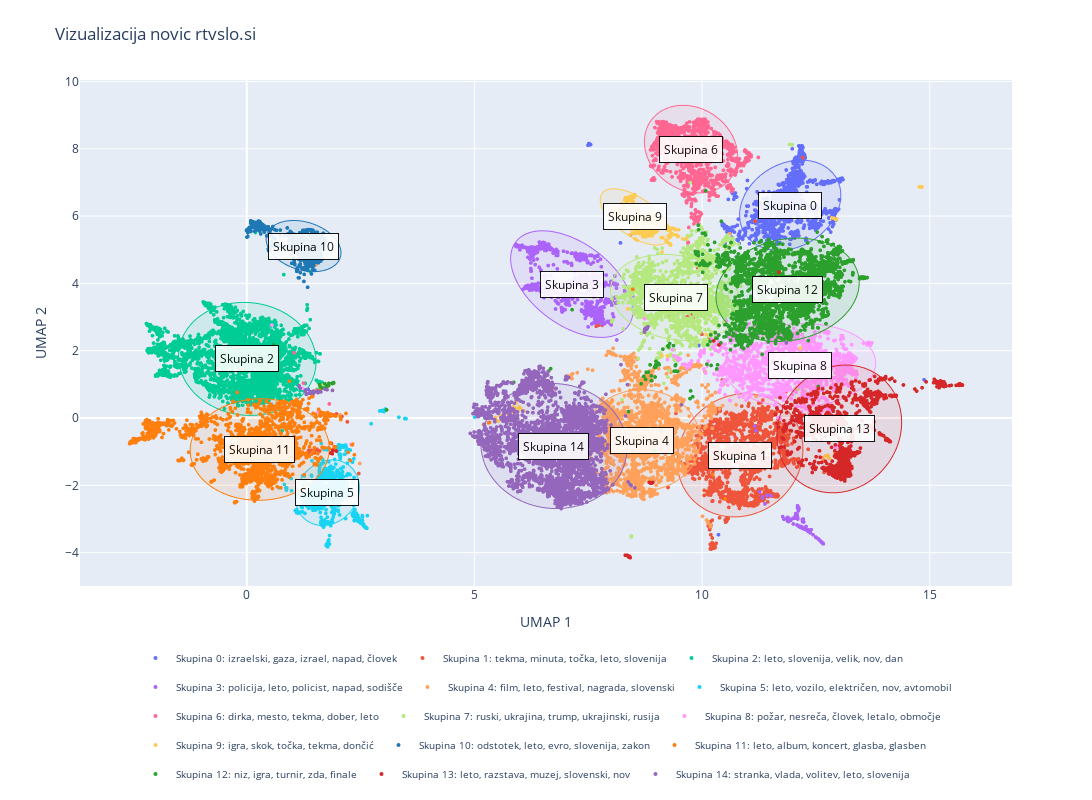

The cell this chart's notebook holds for it:
### Code cell
cached_all = False
cached = True

if not cached_all:
    print("downloading necessary stuff...")
    nltk.download('punkt')
    nltk.download('stopwords')
    nltk.download('wordnet')

    stop_words = set(stopwords.words('slovene'))

print("loading articles...")

sbert_clusters = cluster_with_kmeans(umap_25d, n_clusters=15, random_state=46)

preprocessed_texts = load_preprocessed()
tokenized_texts = [text.split() for text in preprocessed_texts]

print("extracting keywords...")
if cached_all:
    keywords_per_cluster = np.load("extracted_keywords_final.npy", allow_pickle=True).item()
    sbert_clusters = np.load("sbert_clusters_final.npy")

elif cached:
    keywords_per_cluster = np.load("extracted_keywords_final.npy", allow_pickle=True).item()

    # verify if cluster sequence is the same as the one expected in imported dictionary
    unique_clusters = np.unique(sbert_clusters[sbert_clusters >= 0])
    for cluster_label in unique_clusters:
        cluster_texts = [preprocessed_texts[i] for i in range(len(tokenized_texts)) if sbert_clusters[i] == cluster_label]
        tfidf_keywords = extract_tfidf_keywords(cluster_texts, list(stop_words))

        if keywords_per_cluster[cluster_label]['tfidf'][:2] == tfidf_keywords[:2]:
            print("cluster ", cluster_label, " done")
        else:
            print("cluster ", cluster_label, " didn't match")
else:
    print("downloading keybert...")
    keybert_model = KeyBERT(model='sentence-transformers/paraphrase-multilingual-MiniLM-L12-v2')


    keywords_per_cluster = extract_cluster_keywords(tokenized_texts, sbert_clusters, list(stop_words), keybert_model)

# cached all
np.save("sbert_clusters_final.npy", sbert_clusters)

draw_plot(
umap_embeddings=umap_2d,
clusters=sbert_clusters,
keywords_per_cluster=keywords_per_cluster,
show_group_outlines=True
)
